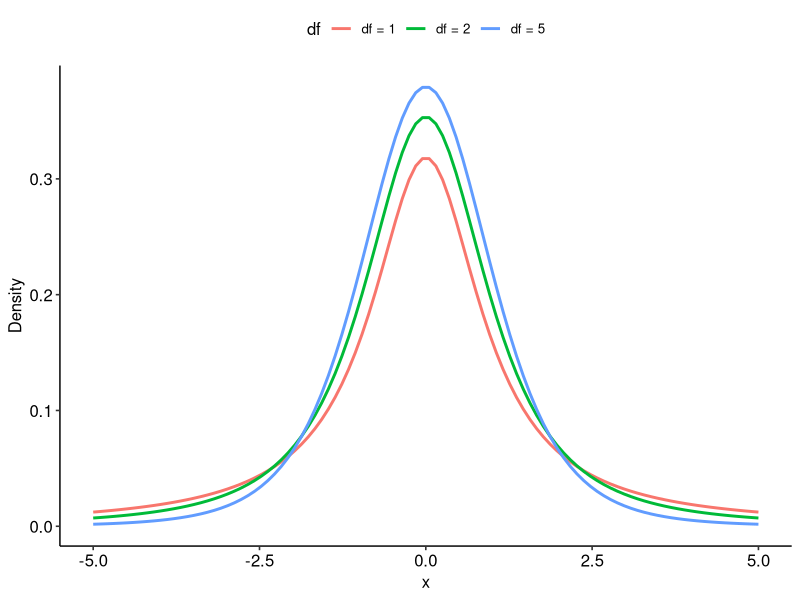

Write the R code that produced this figure. (Note: this script raises an error after producing the figure.)
## ---- chunk 1
library(tidyverse)
library(ggpubr)
library(here)
library(rstatix)

# i_am("code/bookdown/05-ttests.Rmd")
## ---- chunk 2
t_data <- tibble(
  x = seq(-5, 5, length = 100),
  df_1 = dt(x, 1),
  df_2 = dt(x, 2),
  df_5 = dt(x, 5)
)


t_data %>%
  pivot_longer(
    cols = df_1:df_5,
    names_to = "df",
    values_to = "t"
  ) %>%
  mutate(
    df = factor(df, labels = c("df = 1", "df = 2", "df = 5"))
  ) %>%
  ggplot(
    aes(x = x, y = t, colour = factor(df))
  ) +
  geom_line(size = 1) +
  labs(
    x = "x",
    y = "Density",
    colour = "df"
  ) +
  theme_pubr()
  
## ---- chunk 3
w8_grades <- read_csv(here("data", "week_8", "W8_grades.csv"))
head(w8_grades)
## ---- chunk 4
shapiro.test(w8_grades$sample)
## ---- chunk 5
knitr::include_graphics("img/w8_qqplots.svg")
## ---- chunk 6
w8_grades %>%
  summarise(
    mean = mean(sample, na.rm = TRUE),
    sd = sd(sample, na.rm = TRUE),
    median = median(sample, na.rm = TRUE)
  ) %>%
  knitr::kable(digits = 2)
## ---- chunk 7
t.test(w8_grades$sample, mu = 72)
## ---- chunk 8
w8_grades %>%
  t_test(sample ~ 1, mu = 72)
## ---- chunk 9
w8_training <- read_csv(here("data", "week_8", "W8_training.csv"))
head(w8_training)
## ---- chunk 10
w8_training %>%
  levene_test(Years_training ~ Group, center = "mean")
## ---- chunk 11
shapiro.test(w8_training$Years_training)
## ---- chunk 12
w8_training %>%
  t_test(Years_training ~ Group)
## ---- chunk 13
w8_symptoms <- read_csv(here("data", "week_8", "W8_symptoms.csv"))
head(w8_symptoms)
## ---- chunk 14
# Create a wide version of the original dataset
w8_symptoms_wide <- w8_symptoms

# Pivot to long format
w8_symptoms <- w8_symptoms %>%
  pivot_longer(
    cols = everything(),
    names_to = "time",
    values_to = "symptom_score"
  )

# Display start of new data
head(w8_symptoms)
## ---- chunk 15
shapiro.test(w8_symptoms_wide$before - w8_symptoms_wide$after)
## ---- chunk 16
t.test(symptom_score ~ time, data = w8_symptoms, paired = TRUE)

w8_symptoms %>%
  t_test(symptom_score ~ time, paired = TRUE)
## ---- chunk 17
small_effect <- ggplot(data = tibble(x = c(50, 90)), aes(x)) +
  stat_function(fun = dnorm, n = 101, args = list(mean = 70, sd = 5), colour = "blue", size = 2) + 
  stat_function(fun = dnorm, n = 101, args = list(mean = 71, sd = 5), colour = "red", size = 2) + 
  labs(x = "Scores", y = "") +
  scale_y_continuous(breaks = NULL) +
  theme(
    panel.grid.major = element_blank(), 
    panel.grid.minor = element_blank(),
    panel.background = element_rect(fill = "transparent",colour = NA),
    plot.background = element_rect(fill = "transparent",colour = NA)
  ) 

medium_effect <- ggplot(data = tibble(x = c(50, 90)), aes(x)) +
  stat_function(fun = dnorm, n = 101, args = list(mean = 69, sd = 5), colour = "blue", size = 2) + 
  stat_function(fun = dnorm, n = 101, args = list(mean = 71.5, sd = 5), colour = "red", size = 2) + 
  labs(x = "Scores", y = "") +
  scale_y_continuous(breaks = NULL) +
  theme(
    panel.grid.major = element_blank(), 
    panel.grid.minor = element_blank(),
    panel.background = element_rect(fill = "transparent",colour = NA),
    plot.background = element_rect(fill = "transparent",colour = NA)
  ) 

large_effect <- ggplot(data = tibble(x = c(50, 90)), aes(x)) +
  stat_function(fun = dnorm, n = 101, args = list(mean = 67, sd = 5), colour = "blue", size = 2) + 
  stat_function(fun = dnorm, n = 101, args = list(mean = 73, sd = 5), colour = "red", size = 2) + 
  labs(x = "Scores", y = "") +
  scale_y_continuous(breaks = NULL) +
  theme(
    panel.grid.major = element_blank(), 
    panel.grid.minor = element_blank(),
    panel.background = element_rect(fill = "transparent",colour = NA),
    plot.background = element_rect(fill = "transparent",colour = NA)
  ) 

cowplot::plot_grid(small_effect, medium_effect, large_effect, ncol = 3, labels = "AUTO")
## ---- chunk 18
tibble(
  effect = c("d = .20", "d = .50", "d = .80"),
  interp = c("Small", "Medium", "Large")
) %>%
  knitr::kable(col.names = c("Effect size", "Interpretation"))
## ---- chunk 19
w8_grades %>% 
  cohens_d(sample ~ 1, mu = 72) 
## ---- chunk 20
w8_training %>%
  cohens_d(Years_training ~ Group)
## ---- chunk 21
w8_symptoms %>%
  cohens_d(symptom_score ~ time, paired = TRUE)
